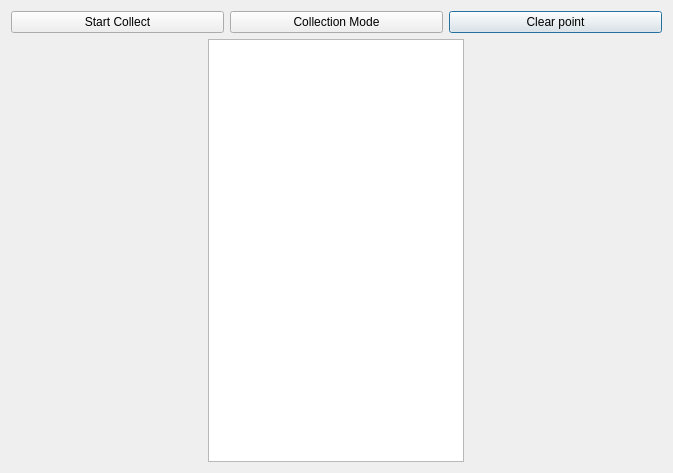
<?xml version="1.0" encoding="UTF-8"?>
<ui version="4.0">
 <class>spectralCurveDialog</class>
 <widget class="QDialog" name="spectralCurveDialog">
  <property name="geometry">
   <rect>
    <x>0</x>
    <y>0</y>
    <width>673</width>
    <height>473</height>
   </rect>
  </property>
  <property name="windowTitle">
   <string>Spectral Curve Check</string>
  </property>
  <layout class="QVBoxLayout" name="verticalLayout">
   <item>
    <layout class="QGridLayout" name="gridLayout_5">
     <item row="0" column="2">
      <widget class="PrimaryPushButton" name="clearPointsPb">
       <property name="text">
        <string>Clear point</string>
       </property>
      </widget>
     </item>
     <item row="0" column="1">
      <widget class="PillPushButton" name="collectionModePb">
       <property name="text">
        <string>Collection Mode</string>
       </property>
       <property name="checked">
        <bool>false</bool>
       </property>
      </widget>
     </item>
     <item row="0" column="0">
      <widget class="PrimaryPushButton" name="startCollectPb">
       <property name="text">
        <string>Start Collect</string>
       </property>
      </widget>
     </item>
    </layout>
   </item>
   <item>
    <layout class="QHBoxLayout" name="horizontalLayout_2">
     <item>
      <layout class="QGridLayout" name="chartLayout"/>
     </item>
     <item>
      <widget class="ListView" name="ListView">
       <property name="sizePolicy">
        <sizepolicy hsizetype="Fixed" vsizetype="Expanding">
         <horstretch>0</horstretch>
         <verstretch>0</verstretch>
        </sizepolicy>
       </property>
      </widget>
     </item>
    </layout>
   </item>
  </layout>
 </widget>
 <customwidgets>
  <customwidget>
   <class>PushButton</class>
   <extends>QPushButton</extends>
   <header>qfluentwidgets</header>
  </customwidget>
  <customwidget>
   <class>PrimaryPushButton</class>
   <extends>PushButton</extends>
   <header>qfluentwidgets</header>
  </customwidget>
  <customwidget>
   <class>PillPushButton</class>
   <extends>ToggleButton</extends>
   <header>qfluentwidgets</header>
  </customwidget>
  <customwidget>
   <class>ToggleButton</class>
   <extends>PushButton</extends>
   <header>qfluentwidgets</header>
  </customwidget>
  <customwidget>
   <class>ListView</class>
   <extends>QListView</extends>
   <header>qfluentwidgets</header>
  </customwidget>
 </customwidgets>
 <resources/>
 <connections/>
</ui>
